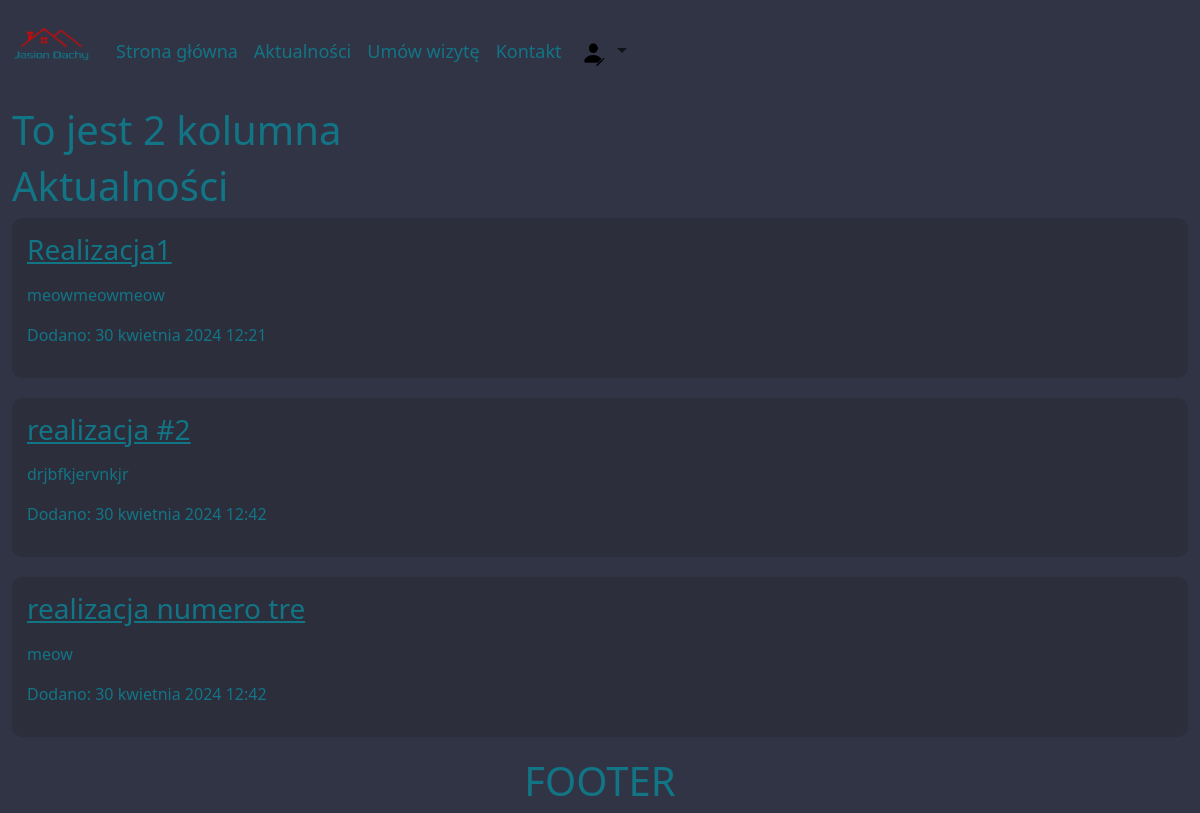
Page /blog/ on the earlier database version.
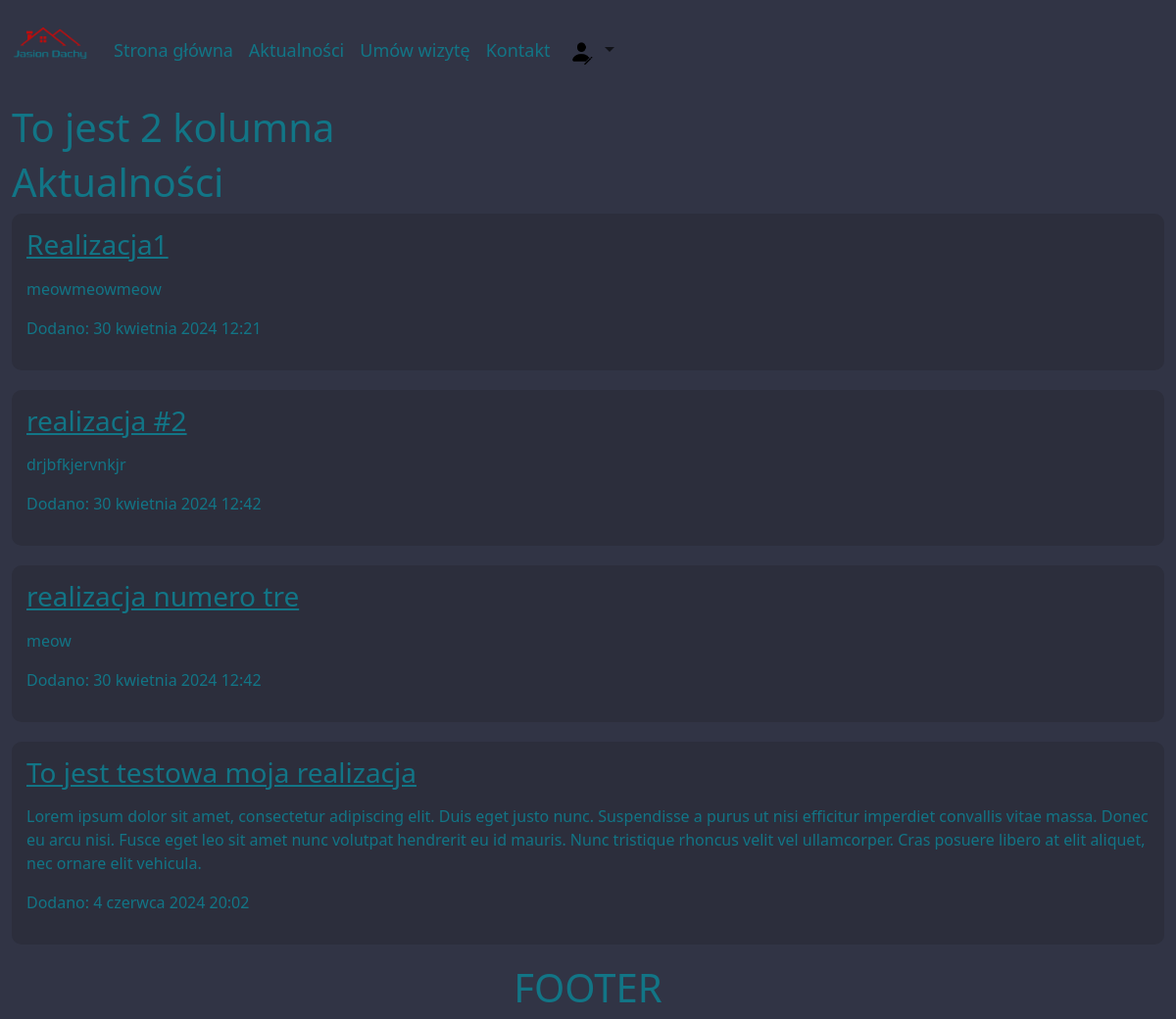
Same page on the later database version.
### mainapp/models.py (models this page shows, shortened)
class Realization(models.Model):
    title = models.CharField(max_length=100, verbose_name="Tytuł")
    content = models.CharField(max_length=500, verbose_name="Opis")
    date = models.DateTimeField(default=timezone.now(), verbose_name="Data dodania")
    class Meta:
        verbose_name_plural = "Realizacje"

### mainapp/views.py (the view)
# urls.py: 2. Add a URL to urlpatterns:  path('blog/', include('blog.urls'))
def blog(request):
    try:
        entries = Realization.objects.all()
        paginator = Paginator(entries, 10)  # Paginate with 10 entries per page
        page_number = request.GET.get('page')
        page_obj = paginator.get_page(page_number)
        context = {'page_obj': page_obj}
        logger.debug("Pobrano część wpisów")
        return render(request, 'mainapp/blog.html', context=context)
    except Realization.DoesNotExist:
        logger.error("Żadne wpisy nie istnieją")
        raise Http404("Żaden wpis nie istnieje")
    except Exception as e:
        logger.error(f"Błąd podczas pobierania wpisów: {e}")
        return render(request, 'mainapp/error.html', {'error': str(e)})

### mainapp/templates/mainapp/blog.html (shortened to what this page needs)
{% extends 'mainapp/base.html' %}
{% block content %}
    <h1>Aktualności</h1>
        {% for entry in page_obj %}
                <article class="">
                    <a href="/blog/{{ entry.id }}"><h3>{{ entry.title }}</h3></a>
                    <p>{{ entry.content|linebreaks }}</p>
                    <p>Dodano: {{ entry.date }}</p>
                </article>
        {% empty %}
            Nic tu jeszcze nie ma
        {% endfor %}
{% endblock content %}

Differences in the rows shown:
added Realization: title "To jest testowa moja realizacja", content "Lorem ipsum dolor sit amet, consectetur adipiscing elit. Duis eget justo nunc. Suspendisse a purus ut nisi efficitur imperdiet convallis vitae massa. Donec eu arcu nisi. Fusce eget leo sit amet nunc volutpat hendrerit eu id mauris. Nunc tristique rhoncus velit vel ullamcorper. Cras posuere libero at elit aliquet, nec ornare elit vehicula.", date "4 czerwca 2024 20:02"
